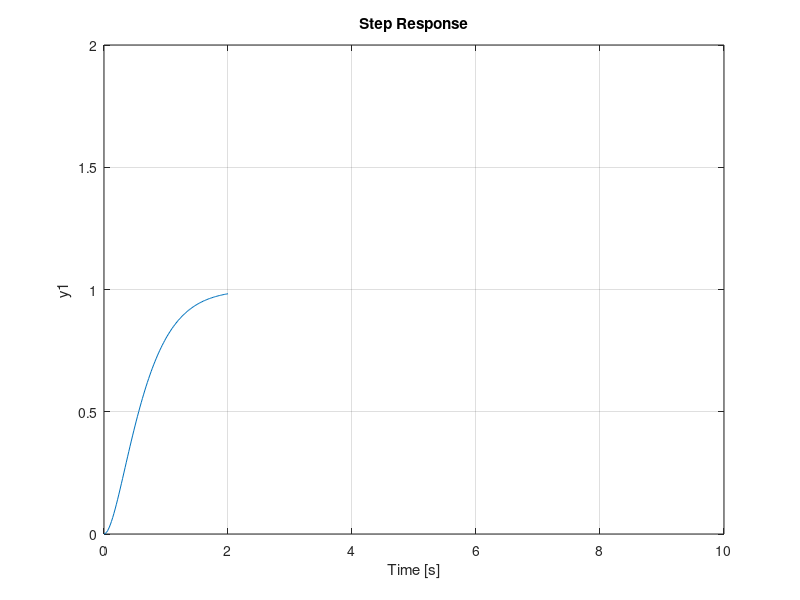

Here is the MATLAB script that generated this plot:
close all;
k=1;
wn=3;
figure;
hold on
for zita=0:0.01:1
    ftc=tf(k*wn^2,[1 ,2*zita*wn ,wn^2]);
    step(ftc)
    axis([0 10 0 2])
end
hold off